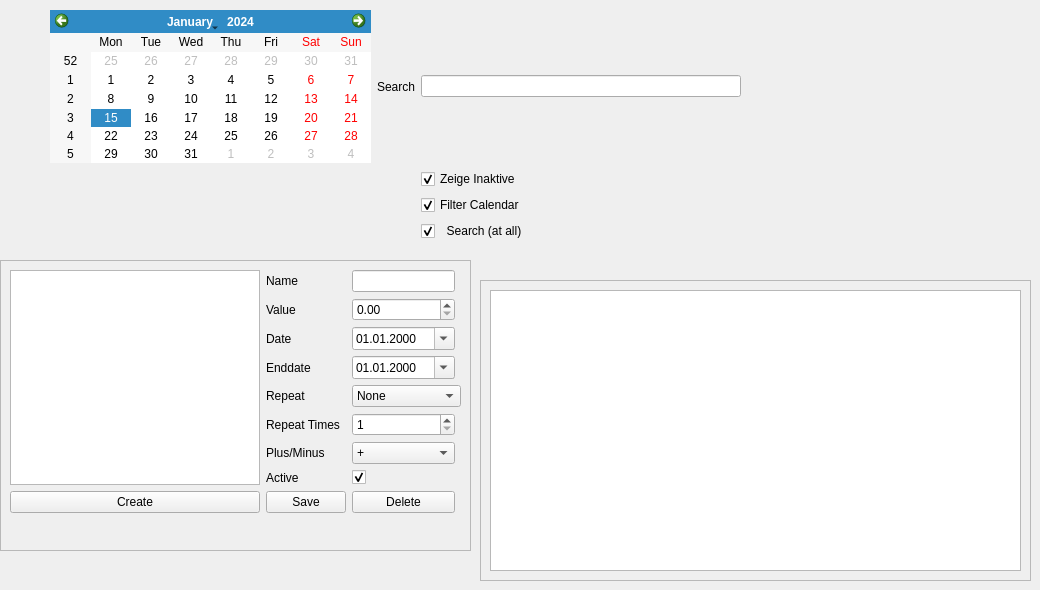
    <widget class="QWidget" name="tab_6">
     <attribute name="title">
      <string>Personal finances</string>
     </attribute>
     <widget class="QFrame" name="frame_3">
      <property name="geometry">
       <rect>
        <x>0</x>
        <y>260</y>
        <width>471</width>
        <height>291</height>
       </rect>
      </property>
      <property name="frameShape">
       <enum>QFrame::StyledPanel</enum>
      </property>
      <property name="frameShadow">
       <enum>QFrame::Raised</enum>
      </property>
      <widget class="QWidget" name="gridLayoutWidget_2">
       <property name="geometry">
        <rect>
         <x>10</x>
         <y>10</y>
         <width>451</width>
         <height>251</height>
        </rect>
       </property>
       <layout class="QGridLayout" name="gridLayout_2">
        <item row="7" column="1">
         <widget class="QLabel" name="label_36">
          <property name="text">
           <string>Active</string>
          </property>
         </widget>
        </item>
        <item row="1" column="1">
         <widget class="QLabel" name="label_31">
          <property name="text">
           <string>Value</string>
          </property>
         </widget>
        </item>
        <item row="2" column="1">
         <widget class="QLabel" name="label_33">
          <property name="text">
           <string>Date</string>
          </property>
         </widget>
        </item>
        <item row="4" column="1">
         <widget class="QLabel" name="label_37">
          <property name="text">
           <string>Repeat</string>
          </property>
         </widget>
        </item>
        <item row="5" column="1">
         <widget class="QLabel" name="label_38">
          <property name="text">
           <string>Repeat Times</string>
          </property>
         </widget>
        </item>
        <item row="0" column="1">
         <widget class="QLabel" name="label_32">
          <property name="text">
           <string>Name</string>
          </property>
         </widget>
        </item>
        <item row="6" column="1">
         <widget class="QLabel" name="label_34">
          <property name="text">
           <string>Plus/Minus</string>
          </property>
         </widget>
        </item>
        <item row="0" column="0" rowspan="8">
         <widget class="QListWidget" name="pfList"/>
        </item>
        <item row="0" column="2">
         <widget class="QLineEdit" name="pfName"/>
        </item>
        <item row="1" column="2">
         <widget class="QDoubleSpinBox" name="pfValue">
          <property name="maximum">
           <double>9999999.990000000223517</double>
          </property>
         </widget>
        </item>
        <item row="2" column="2">
         <widget class="QDateEdit" name="pfDate">
          <property name="displayFormat">
           <string>dd.MM.yyyy</string>
          </property>
          <property name="calendarPopup">
           <bool>true</bool>
          </property>
         </widget>
        </item>
        <item row="4" column="2" colspan="2">
         <widget class="QComboBox" name="pfRepeat">
          <item>
           <property name="text">
            <string>None</string>
           </property>
          </item>
          <item>
           <property name="text">
            <string>Daily</string>
           </property>
          </item>
          <item>
           <property name="text">
            <string>Weekly</string>
           </property>
          </item>
          <item>
           <property name="text">
            <string>Monthly</string>
           </property>
          </item>
         </widget>
        </item>
        <item row="7" column="2">
         <widget class="QCheckBox" name="pfActive">
          <property name="text">
           <string/>
          </property>
          <property name="checked">
           <bool>true</bool>
          </property>
         </widget>
        </item>
        <item row="6" column="2">
         <widget class="QComboBox" name="pfPlusMinus">
          <item>
           <property name="text">
            <string>+</string>
           </property>
          </item>
          <item>
           <property name="text">
            <string>-</string>
           </property>
          </item>
         </widget>
        </item>
        <item row="5" column="2">
         <widget class="QSpinBox" name="pfRepeatTimes">
          <property name="minimum">
           <number>1</number>
          </property>
         </widget>
        </item>
        <item row="8" column="0">
         <widget class="QPushButton" name="pfCreate">
          <property name="text">
           <string>Create</string>
          </property>
         </widget>
        </item>
        <item row="8" column="1">
         <widget class="QPushButton" name="pfSave">
          <property name="text">
           <string>Save</string>
          </property>
         </widget>
        </item>
        <item row="8" column="2">
         <widget class="QPushButton" name="pfDelete">
          <property name="text">
           <string>Delete</string>
          </property>
         </widget>
        </item>
        <item row="3" column="1">
         <widget class="QLabel" name="label_20">
          <property name="text">
           <string>Enddate</string>
          </property>
         </widget>
        </item>
        <item row="3" column="2">
         <widget class="QDateEdit" name="pfEndDate">
          <property name="displayFormat">
           <string>dd.MM.yyyy</string>
          </property>
          <property name="calendarPopup">
           <bool>true</bool>
          </property>
         </widget>
        </item>
       </layout>
      </widget>
     </widget>
     <widget class="QFrame" name="frame_5">
      <property name="geometry">
       <rect>
        <x>480</x>
        <y>280</y>
        <width>551</width>
        <height>301</height>
       </rect>
      </property>
      <property name="frameShape">
       <enum>QFrame::StyledPanel</enum>
      </property>
      <property name="frameShadow">
       <enum>QFrame::Raised</enum>
      </property>
      <widget class="QTextEdit" name="pfSummary">
       <property name="geometry">
        <rect>
         <x>10</x>
         <y>10</y>
         <width>531</width>
         <height>281</height>
        </rect>
       </property>
      </widget>
     </widget>
     <widget class="QWidget" name="gridLayoutWidget_3">
      <property name="geometry">
       <rect>
        <x>50</x>
        <y>10</y>
        <width>691</width>
        <height>231</height>
       </rect>
      </property>
      <layout class="QGridLayout" name="gridLayout_3">
       <item row="3" column="3">
        <widget class="QCheckBox" name="pfSearchEnabled">
         <property name="text">
          <string>  Search (at all)</string>
         </property>
         <property name="checked">
          <bool>true</bool>
         </property>
        </widget>
       </item>
       <item row="0" column="1">
        <widget class="QLabel" name="label_39">
         <property name="text">
          <string>Search</string>
         </property>
        </widget>
       </item>
       <item row="0" column="3">
        <widget class="QLineEdit" name="pfSearch"/>
       </item>
       <item row="0" column="0">
        <widget class="QCalendarWidget" name="pfCalendar"/>
       </item>
       <item row="1" column="3">
        <widget class="QCheckBox" name="checkBox">
         <property name="text">
          <string>Zeige Inaktive</string>
         </property>
         <property name="checked">
          <bool>true</bool>
         </property>
        </widget>
       </item>
       <item row="2" column="3">
        <widget class="QCheckBox" name="pfCalendarEnabled">
         <property name="text">
          <string>Filter Calendar</string>
         </property>
         <property name="checked">
          <bool>true</bool>
         </property>
        </widget>
       </item>
      </layout>
     </widget>
    </widget>
